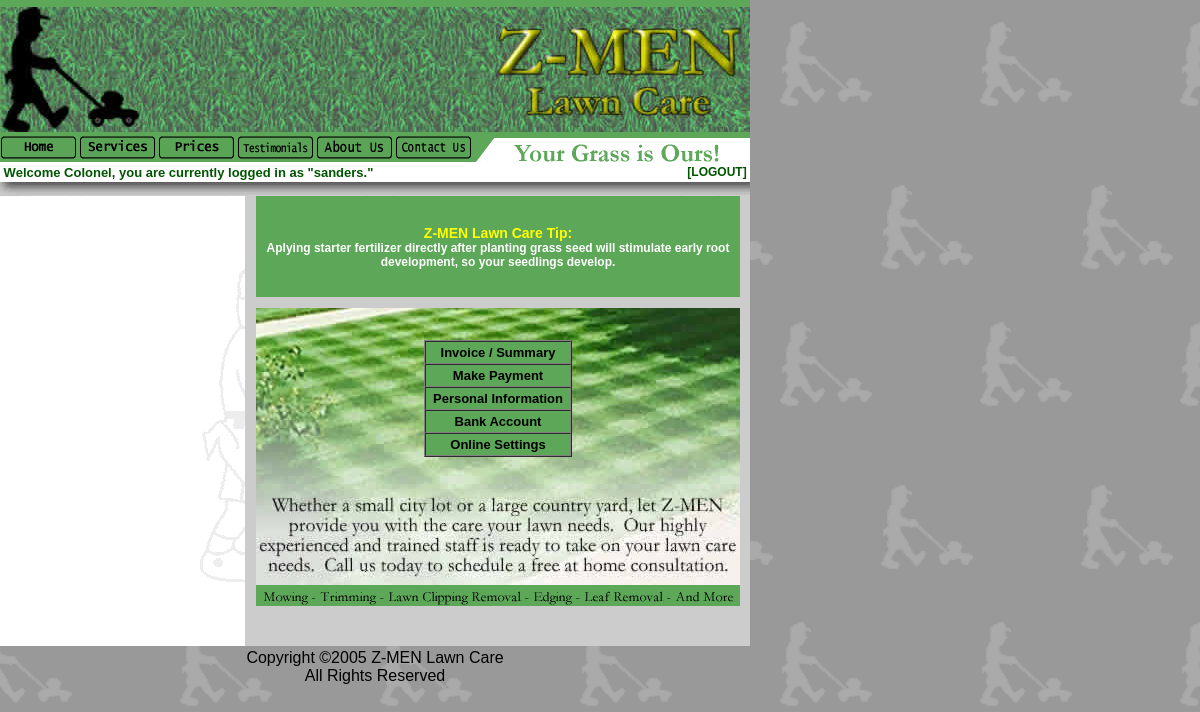
The app's page /site/index.php (signed in) with its own data.
### tables this page shows
CREATE TABLE `customer` (
  `cust_id` mediumint(8) UNSIGNED NOT NULL AUTO_INCREMENT,
  `ctype_id` tinyint(3) UNSIGNED DEFAULT '0',
  `cust_lname` varchar(32) DEFAULT NULL,
  `cust_fname` varchar(32) DEFAULT NULL,
  `cust_minitial` char(1) DEFAULT NULL,
  `cust_suffix` varchar(32) DEFAULT NULL,
  `cust_address1` varchar(64) DEFAULT NULL,
  `cust_address2` varchar(64) DEFAULT NULL,
  `cust_city` varchar(32) DEFAULT NULL,
  `cust_state` char(2) DEFAULT NULL,
  `cust_zip` varchar(10) DEFAULT NULL,
  `cust_wphone` varchar(14) DEFAULT NULL,
  `cust_hphone` varchar(14) DEFAULT NULL,
  `cust_mphone` varchar(14) DEFAULT NULL,
  `paym_id` tinyint(3) UNSIGNED DEFAULT '0',
  `cust_tax_id` varchar(32) DEFAULT NULL,
  `cust_lastupd` timestamp NOT NULL DEFAULT CURRENT_TIMESTAMP ON UPDATE CURRENT_TIMESTAMP,
  `admin_id` mediumint(8) UNSIGNED DEFAULT '0',
  `cust_created` datetime DEFAULT NULL,
  PRIMARY KEY (`cust_id`),
  KEY `customer_ctype` TYPE BTREE (`ctype_id`),
  KEY `customer_paym` TYPE BTREE (`paym_id`),
  KEY `customer_admin` TYPE BTREE (`admin_id`),
  CONSTRAINT `FK_customer_1` FOREIGN KEY (`ctype_id`) REFERENCES `customer_type` (`ctype_id`) ON DELETE
  SET
    NULL ON UPDATE CASCADE,
    CONSTRAINT `FK_customer_2` FOREIGN KEY (`paym_id`) REFERENCES `pay_method` (`paym_id`) ON DELETE
  SET
    NULL ON UPDATE CASCADE,
    CONSTRAINT `FK_customer_3` FOREIGN KEY (`admin_id`) REFERENCES `admin_user` (`admin_user_id`) ON DELETE
  SET
    NULL ON UPDATE CASCADE
);

CREATE TABLE `tip` (
  `tip_id` mediumint(8) UNSIGNED NOT NULL AUTO_INCREMENT,
  `ptype_id` tinyint(3) UNSIGNED DEFAULT NULL,
  `tip_text` text,
  `tip_lastupd` timestamp NOT NULL DEFAULT CURRENT_TIMESTAMP ON UPDATE CURRENT_TIMESTAMP,
  `tip_created` datetime DEFAULT NULL,
  `tip_last_mod_by` varchar(16) DEFAULT NULL,
  PRIMARY KEY (`tip_id`),
  KEY `tip_ptype_id` TYPE BTREE (`ptype_id`),
  CONSTRAINT `ptype` FOREIGN KEY (`ptype_id`) REFERENCES `prod_type` (`ptype_id`) ON DELETE
  SET
    NULL ON UPDATE CASCADE
);

### site/php/fns_database.php (called while the page is built, shortened)
<?php
function dbconnect() {
	$db = mysqli_connect('localhost','zmen_webuser','password','zmendev');
	return $db;
}
?>

### site/php/fns_queries.php (called while the page is built, shortened)
<?php
	require_once 'fns_database.php';
function get_cust_name() {
	$user_online_record = $_SESSION['user_online_record'];
	$result = dbconnect()->query('  SELECT cust_fname, cust_lname
																		FROM customer
																	 WHERE cust_id = "'.$user_online_record['cust_id'].'"  ');
	$row = $result->fetch_assoc();
	return $row;
}
function get_random_tip($ptype_id='all') {
	if ($ptype_id=='auto') {
		if (get_current_prodid() == 'no_result') $flag = 1;
		else {
			$result = dbconnect()->query('  SELECT tip_text FROM tip WHERE ptype_id = "'.get_current_prodid().'" ORDER BY rand() LIMIT 1  ');
			$row = $result->fetch_assoc();
			return $row['tip_text'];
		}
	}
}
function get_current_prodid() {
	$spring_start = "03-20";
	$summer_start = "06-20";
	$autumn_start = "09-07";
	$winter_start = "12-21";
	if 			(date("m-d")>=$winter_start && date("m-d")<$spring_start) $current_season = 'winter';
	else if	(date("m-d")>=$spring_start && date("m-d")<$summer_start) $current_season = 'spring';
	else if (date("m-d")>=$summer_start && date("m-d")<$autumn_start) $current_season = 'summer';
	else if (date("m-d")>=$autumn_start && date("m-d")<$winter_start) $current_season = 'autumn';
	$query = ('  SELECT ptype_id
								 FROM prod_type
								WHERE ptype_type LIKE \'%'.$current_season.'%\'  ');
	$result = dbconnect()->query($query);
	if ($result) {
		$row = $result->fetch_assoc();
		return $row['ptype_id'];
	}
	else return 'no_result';
}
	function load_customer_bank($cust_id) {
		$query = (' SELECT * FROM customer_bank WHERE cust_id = '.$cust_id.' ');
		$result = dbconnect()->query($query);
		$row = $result->fetch_assoc();
		return $row;
	}
?>

### site/index.php (the view, shortened to what this page needs)
<?php
	require_once 'php/fns_queries.php';
?>
<!DOCTYPE html PUBLIC "-//W3C//DTD XHTML 1.0 Transitional//EN" "http://www.w3.org/TR/xhtml1/DTD/xhtml1-transitional.dtd">
<html xmlns="http://www.w3.org/1999/xhtml">
<head>
</head>
<body bgcolor="#999999" background="images/rpt_bg.gif" leftmargin="0" topmargin="0" rightmargin="0" bottommargin="0" onload="MM_preloadImages('images/buttons/prices_btn_f2.gif','images/buttons/home_btn_f2.gif','images/buttons/svcs_btn_f2.gif','images/buttons/zmen_r5_c12_f2.gif','images/buttons/contact_btn_f2.gif','images/buttons/testimonial_btn_f2.gif')">
<table width="100%" cellpadding="0" cellspacing="0">
<tr>
<td align="left" valign="top">
	<table width="750" cellpadding="0" cellspacing="0">
		<tr><td width="750">
			<table width="750" cellpadding="0" cellspacing="0">
				<tr>
					<td height="7" width="750" colspan="13" bgcolor="#5CA758" background="images/1x1_green.gif"></td>
				</tr>
				<tr>
					<td height="125" width="750" colspan="13" background="images/title_grass.jpg"></td>
				</tr>
				<tr>
					<td height="4" width="750" colspan="13" bgcolor="#5CA758" background="images/1x1_green.gif"></td>
				</tr>
				<tr>
					<td width="75" height="23" align="left"><a href="index.php" onmouseout="MM_swapImgRestore()" onmouseover="MM_swapImage('home','','images/buttons/home_btn_f2.gif',1)"><img src="images/buttons/home_btn.gif" alt="Home" name="home" width="75" height="23" border="0" id="home" /></a></td>
					<td width="4" height="23" bgcolor="#5CA758" background="images/1x1_green.gif"></td>
					<td width="75" height="23" align="left"><a href="services.php" onmouseout="MM_swapImgRestore()" onmouseover="MM_swapImage('services','','images/buttons/svcs_btn_f2.gif',1)"><img src="images/buttons/svcs_btn.gif" alt="Services" name="services" width="75" height="23" border="0" id="services" /></a></td>
					<td width="4" height="23" bgcolor="#5CA758" background="images/1x1_green.gif"></td>
					<td width="75" height="23" align="left"><a href="prices.php" onmouseout="MM_swapImgRestore()" onmouseover="MM_swapImage('links','','images/buttons/prices_btn_f2.gif',1)"><img src="images/buttons/prices_btn.gif" alt="Prices" name="links" width="75" height="23" border="0" id="links" /></a></td>
					<td width="4" height="23" bgcolor="#5CA758" background="images/1x1_green.gif"></td>
					<td width="75" height="23" align="left"><a href="testimonials.php" onmouseout="MM_swapImgRestore()" onmouseover="MM_swapImage('testimonials','','images/buttons/testimonial_btn_f2.gif',1)"><img src="images/buttons/testimonial_btn.gif" alt="Testimonials" name="testimonials" width="75" height="23" border="0" id="testimonials" /></a></td>
					<td width="4" height="23" bgcolor="#5CA758" background="images/1x1_green.gif"></td>
					<td width="75" height="23" align="left"><a onmouseout="MM_swapImgRestore();MM_startTimeout();" onmouseover="MM_showMenu(window.mm_menu_0328165336_0,319,158,null,'zmen_r5_c12');MM_swapImage('about','','images/buttons/zmen_r5_c12_f2.gif',1)"><img src="images/buttons/zmen_r5_c12.gif" alt="About Us" name="about" width="75" height="23" border="0" id="about" /></a></td>
					<td width="4" height="23" bgcolor="#5CA758" background="images/1x1_green.gif"></td>
					<td width="75" height="23" align="left"><a href="contact_us.php" onmouseout="MM_swapImgRestore()" onmouseover="MM_swapImage('contact','','images/buttons/contact_btn_f2.gif',1)"><img src="images/buttons/contact_btn.gif" alt="Contact Us" name="contact" width="75" height="23" border="0" id="contact" /></a></td>
					<td width="279" height="23" align="left"><img src="images/your_grass.gif" width="279" height="23" /></td>
				</tr>
				<tr>
					<td height="3" width="471" colspan="12" align="left" bgcolor="#5CA759" background="images/1x1_green.gif"></td>
					<td height="3" width="279"><img src="images/your_grass2.gif" width="279" height="3" /></td>
				</tr>
				<tr>
					<td height="20" width="750" colspan="13" bgcolor="#FFFFFF">
						<?php
						if (isset($_SESSION['user_online_record'])) {
							$user_online_record = $_SESSION['user_online_record'];
							if (!isset($cust_name)) $cust_name = get_cust_name();
							echo '
								<table cellpadding="0" cellspacing="0" border="0" width="100%"><tr>
									<td align="left" valign="middle" class="welcome_name">
										&nbsp;Welcome '.$cust_name['cust_fname'].', you are currently logged in as "'.$user_online_record['custo_username'].'."
									</td>
									<td align="right" valign="middle">
										<a class="welcome_logout" href="php/logout.php">&nbsp;[LOGOUT]&nbsp;</a>
									</td>
								</tr></table>
							';
						}
						?>
					</td>
				</tr>
        <tr>
        	<td height="14" width="750" colspan="13"><img height="14" width="750" src="images/shadow.gif" /></td>
        </tr>
			</table>
		</td></tr>
		<tr>
			<td width="750" valign="top" align="left">
				<table width="100%" bgcolor="#FFFFFF" border="0" cellpadding="0" cellspacing="0">
					<tr>
						<td width="600" height="350" align="left" valign="top" class="main_body_cell">
			<?php
				$bgcolor = '#cccccc';
			?>
			<table width="750" height="350" cellpadding="0" cellspacing="0" border="0">
				<tr>
					<td width="245" height="450" valign="top">
					</td>
					<td width="505" height="450" valign="top">
						<table cellpadding="0" cellspacing="0" border="0">
							<tr>
								<td width="505" height="100%" valign="top">
									<table cellpadding="0" cellspacing="0" border="0">
										<tr>
											<td height="101" width="11" valign="top" bgcolor="<?php echo $bgcolor; ?>"></td>
											<td height="101" width="484" valign="top" bgcolor="<?php echo $bgcolor; ?>">
											<?php
											if (!isset($_SESSION['user_online_record'])) {
												echo '
												<table width="100%" height="101" cellpadding="0" cellspacing="0" border="0" bgcolor="#5CA758">
													<tr>
														<td height="18" width="100%" colspan="5" align="center" bgcolor="#000000" style="color:#FFFFFF; font-weight:bold; font-family:\'Lucida Console\', Verdana, Arial, \'Courier New\'; font-size:16px">
															Registered User?&nbsp;&nbsp;Sign In Here
														</td>
													</tr>
													<tr>
														<form method="post" action="php/login.php" name="login_form">
														<td align="right" style="font-weight:bold; font-family:\'Lucida Console\', Verdana, Arial, \'Courier New\'; font-size:13px ">&nbsp;Username:</td>
														<td align="left"><input type="text" name="custo_username" maxlength="16" size="16" /></td>
														<td align="right" style="font-weight:bold; font-family:\'Lucida Console\', Verdana, Arial, \'Courier New\'; font-size:13px ">&nbsp;Password:</td>
														<td align="left"><input type="password" name="custo_password" maxlength="16" size="16" /></td>
														<td align="center"><input type="submit" value="Log-in" />&nbsp;</td>
														</form>
													</tr>
													<tr>
														<td height="14" width="100%" colspan="5" align="center" style="font-family:\'Lucida Console\', Verdana, Arial, \'Courier New\'; font-size:12px ">
															<a href="javascript:goto_benefits()" class="pagelink_plain">New User? Click here to see the benefits of being a Z-MEN customer!</a>
														</td>
													</tr>
												</table>
												';
											}
											else {
												echo'
												<table width="100%" height="101" cellpadding="0" cellspacing="0" border="0">
													<tr>
														<td height="99" width="482" valign="middle" align="center" bgcolor="#5ca758">
															<span class="tip_title">Z-MEN Lawn Care Tip:</span>
															<br />
															<span class="tip_text">';		echo get_random_tip('auto');		echo'</span>
														</td>
													</tr>
												</table>
												';
											}
											?>
											</td>
											<td height="101" width="10" valign="top" bgcolor="<?php echo $bgcolor; ?>"></td>
										</tr>
									</table>
								</td>
							</tr>
							<tr><td height="11" bgcolor="<?php echo $bgcolor; ?>"></td></tr>
							<tr>
							 <td>
								<table border="0" cellpadding="0" cellspacing="0">
							 		<tr>
										<td height="181" width="11" valign="top" bgcolor="<?php echo $bgcolor; ?>"></td>
							  		<td width="484" height="181" align="center" valign="middle" background="images/bg_main1.jpg" class="tip_text">
											<?php
											if(isset($_SESSION['user_online_record'])) {
												$customer_online = $_SESSION['user_online_record'];
												$customer_bank = load_customer_bank($customer_online['cust_id']);
												echo'
													<table border="1" bgcolor="#5CA758" cellspacing="0" cellpadding="3">
														<tr>
															<td align="center">
																<a href="php/customer_invoice.php" target="_blank" class="logged_in_menu">&nbsp;Invoice / Summary&nbsp;</a>
															</td>
														</tr>
														<tr>
															<td align="center">
																<a href="php/pay_invoice.php" class="logged_in_menu">&nbsp;Make Payment&nbsp;</a>
															</td>
														</tr>
														<tr>
															<td align="center">
																<a href="php/customer_edit_form.php" class="logged_in_menu">&nbsp;Personal Information&nbsp;</a>
															</td>
														</tr>';
													if(isset($customer_bank['cust_id'])) { echo'
														<tr>
															<td align="center">
																<a href="php/customer_bank_edit_form.php" class="logged_in_menu">&nbsp;Bank Account&nbsp;</a>
															</td>
														</tr>';}
													echo'
														<tr>
															<td align="center">
																<a href="php/customer_online_edit_form.php" class="logged_in_menu">&nbsp;Online Settings&nbsp;</a>
															</td>
														</tr>
													</table>
												';
											}
											?>
										</td>
										<td height="181" width="10" valign="top" bgcolor="<?php echo $bgcolor; ?>"></td>
									</tr>
									<tr>
										<td height="96" width="11" valign="top" bgcolor="<?php echo $bgcolor; ?>"></td>
										<td height="96" width="484"><img src="images/bg_main2.jpg" height="96" width="484" /></td>
										<td height="96" width="10" valign="top" bgcolor="<?php echo $bgcolor; ?>"></td>
									</tr>
									<tr>
										<td height="21" width="11" valign="top" bgcolor="<?php echo $bgcolor; ?>"></td>
										<td height="21" width="484"><img src="images/bg_main3.gif" height="21" width="484" /></td>
										<td height="21" width="10" valign="top" bgcolor="<?php echo $bgcolor; ?>"></td>
									</tr>
									<tr><td height="40" width="100%" bgcolor="<?php echo $bgcolor; ?>" colspan="3"></td></tr>
								</table>
							 </td>
							</tr>
						</table>
					</td>
				</tr>
			</table>
						</td>
					</tr>
				</table>
							</td>
		</tr>
		<tr><td width="750" align="center">
			<table align="center"><tr><td align="center" style="color:#000000 ">Copyright &copy;2005 Z-MEN Lawn Care<br />All Rights Reserved</td></tr></table>
		</td></tr>
		<tr><td width="750" height="150">&nbsp;
		</td></tr>
	</table>
</td>
</tr>
</table>
</body>
</html>

### site/css/public_general.css (style rules this page uses)
.welcome_logout { text-decoration:none; font-family:Arial, Helvetica, sans-serif; font-size:12px; font-weight:bold; color:#005500; }
.logged_in_menu { color:#000000; font-weight:bold; text-decoration:none; font-size:13px }
body { font-family:Arial, Helvetica, sans-serif }
.welcome_name { font-family:Arial, Helvetica, sans-serif; font-size:13px; font-weight:bold; color:#005500 }
.tip_title { font-family:Arial, Helvetica, sans-serif; font-size:14px; font-weight:bold; color:#ffff00 }
.tip_text { font-family:Arial, Helvetica, sans-serif; font-size:12px; font-weight:600; color:#ffffff }
.main_body_cell { background-image: url(/zmen/images/watermark.gif); background-repeat: no-repeat; background-position:center }

### records on screen
customer: cust_fname "Colonel"
tip: tip_text "Aplying starter fertilizer directly after planting grass seed will stimulate early root development, so your seedlings develop."

### other values on screen
$user_online_record['custo_username'] "sanders"
